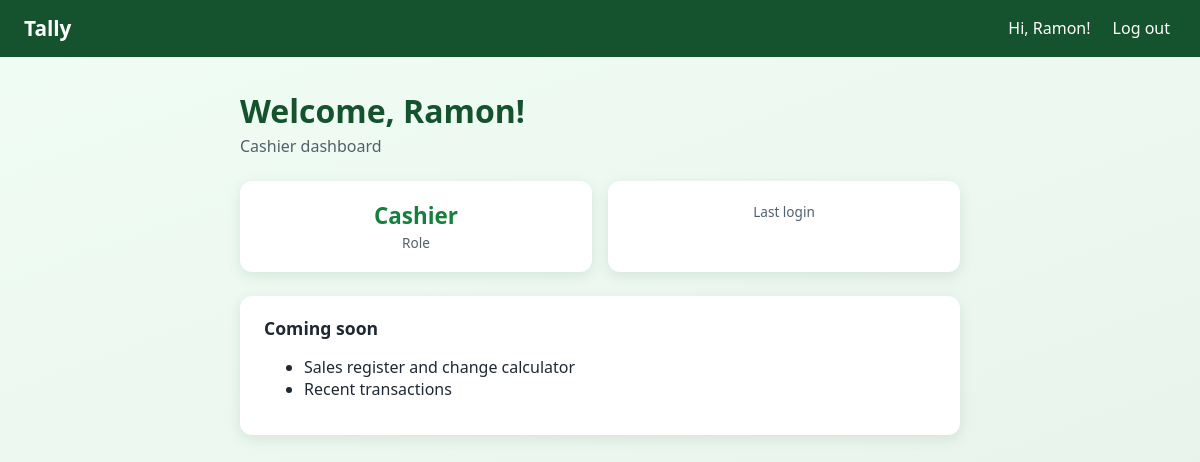
Page /cashier/ (signed in) on the earlier database version.
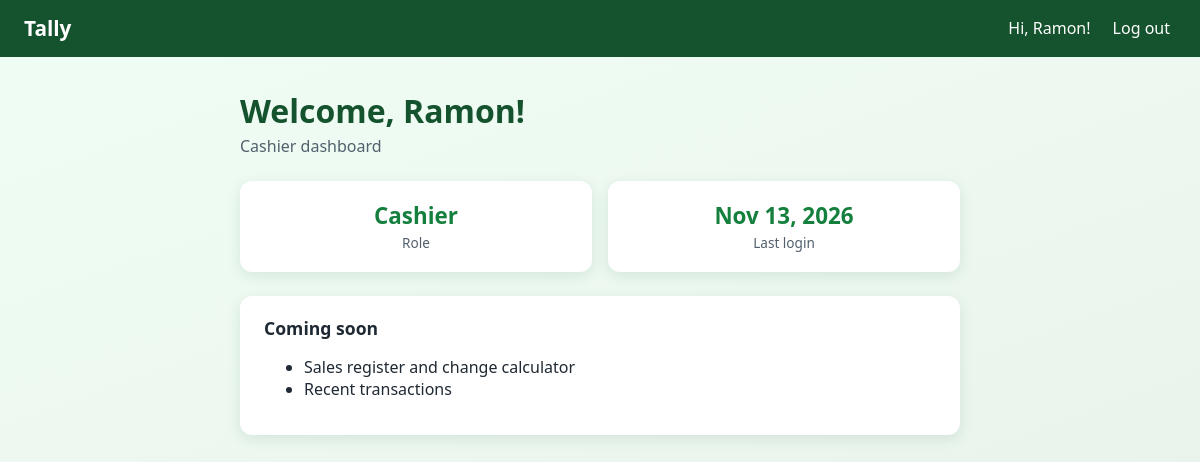
Same page on the later database version.
### accounts/models.py (models this page shows, shortened)
class CustomUser(AbstractUser):
    class Role(models.TextChoices):
        CASHIER = "CASHIER", "Cashier"
        OWNER = "OWNER", "Owner"
    role = models.CharField(
        max_length=10, choices=Role.choices,
        default=Role.CASHIER)
    contact_number = models.CharField(max_length=20, blank=True)

### dashboard/views.py (the view)
# urls.py: path("cashier/", CashierDashboardView.as_view(), name="cashier_dashboard"),
class CashierDashboardView(LoginRequiredMixin, UserPassesTestMixin, TemplateView):
    template_name = "dashboard/cashier.html"
    def test_func(self):
        return self.request.user.role == CustomUser.Role.CASHIER

### templates/dashboard/cashier.html (shortened to what this page needs)
{% extends "base.html" %}
{% block content %}
<div class="dash">
  <h1>Welcome, {{ user.first_name|default:user.username }}!</h1>
  <p class="subtitle">Cashier dashboard</p>
  <div class="stats">
    <div class="stat"><strong>{{ user.get_role_display }}</strong><span>Role</span></div>
    <div class="stat"><strong>{{ user.last_login|date:"M d, Y" }}</strong><span>Last login</span></div>
  </div>
  <div class="panel">
    <h2>Coming soon</h2>
    <ul>
      <li>Sales register and change calculator</li>
      <li>Recent transactions</li>
    </ul>
  </div>
</div>
{% endblock %}

### templates/base.html (shortened to what this page needs)
{% load static %}
<!DOCTYPE html>
<html lang="en">
<head>
  <link rel="stylesheet" href="{% static 'css/style.css' %}">
</head>
<body>
  <nav class="navbar">
    <a class="brand" href="/">Tally</a>
    {% if user.is_authenticated %}
      <span>Hi, {{ user.username }}!</span>
      <form method="post" action="{% url 'logout' %}">
        <button type="submit">Log out</button>
      </form>
    {% else %}
      <a href="{% url 'login' %}">Log in</a>
      <a href="{% url 'signup' %}">Sign up</a>
    {% endif %}
  </nav>
  <main>{% block content %}{% endblock %}</main>
</body>
</html>

Differences in the rows shown:
changed CustomUser "Ramon": last_login (not shown) → "Nov 13, 2026"
